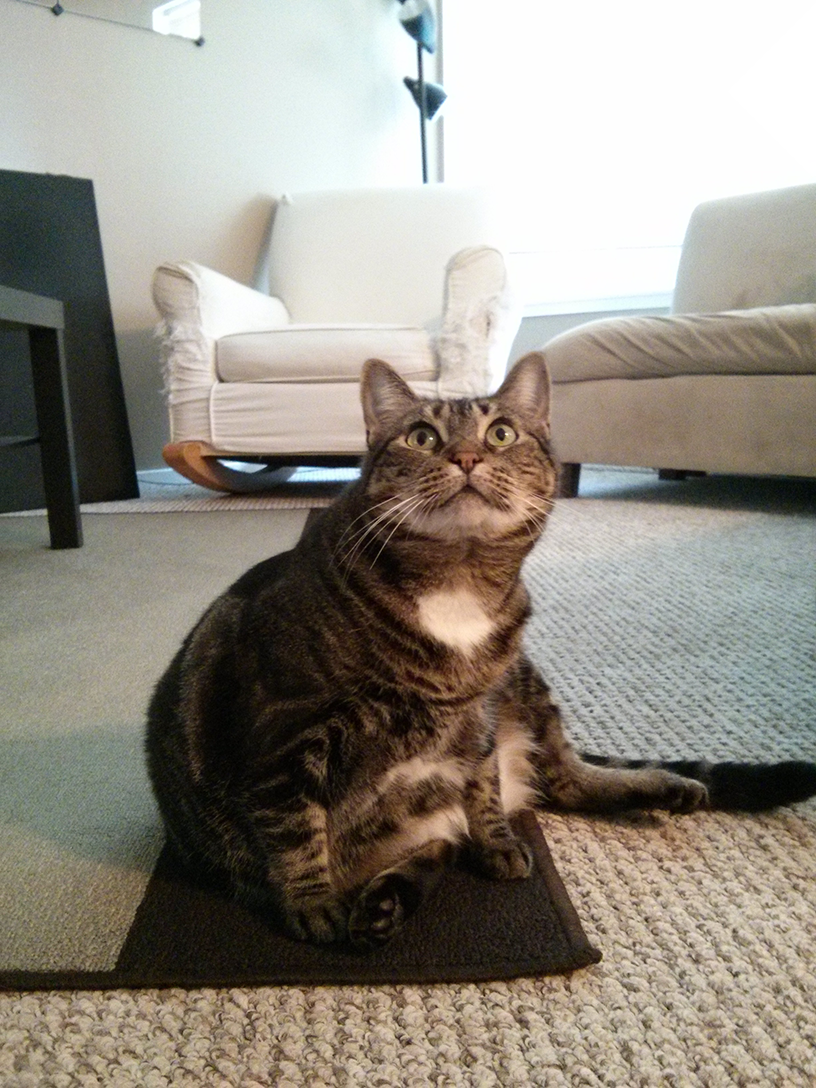
#> input picture Jupyter/pythob自動化的樂趣_練習/sth/zophie.png, 816 x 1088 px
$ jupyter execute --allow-errors ch12_ch18mix.ipynb
#> lines starting #> are read from the running program, lines starting #| are printed output that depends on the picture
[cell 1]
import csv,os
os.chdir('D:/joy.lin/github/practiceFile/jupyterFile/sth')
#> (the rest of this cell did not finish here and is left out)

[cell 2]
import csv,os
os.chdir('D:/joy.lin/github/practiceFile/jupyterFile/sth')
#> (the rest of this cell did not finish here and is left out)

[cell 3]
#Writer物件

import csv,os
os.chdir('D:/joy.lin/github/practiceFile/jupyterFile/sth')
outputFile = open('example.csv','w' ,newline='')
outputWriter = csv.writer(outputFile)
outputWriter.writerow(['spam','eggs','bacon','ham'])
outputWriter.writerow(['Hello, world!','eggs','bacon','ham'])
outputWriter.writerow([1,2,3,3.141592,4])

outputFile.close()

[cell 4]
import time
time.time()

[cell 5]
import datetime
datetime.datetime.now()

[cell 6]
import random

people = ['rick','small','terry','harry','juin','ting','ethan','dicky','nio','wally','joy']
random.shuffle(people)
group1 = people[0:3]
group2 = people[3:6]
group3 = people[6:9]
group4 = people[9:11]

print('8/13(一) : ' + str(group1) )
print('8/14(二) : ' + str(group2) )
print('8/15(三) : ' + str(group3) )
print('8/16(四) : ' + str(group4) )

[cell 7]
#Ch17 處理影像圖片

[cell 8]
from PIL import ImageColor
ImageColor.getcolor('red','RGBA') #色彩名稱不分大小寫

[cell 9]
from PIL import Image
import os
os.chdir('D:/joy.lin/github/practiceFile/jupyterFile/sth')
catIm = Image.open('zophie.png')
#> catIm is the input picture: PIL image 816x1088 RGB; mean R, G, B 147, 141.1, 131.1

# 處理Image資料型別
print(catIm.size)
#| (816, 1088)
width, height = catIm.size
#> width = 816; height = 1088
print('Width : ' + str(width))
#| Width : 816
print('Height : ' + str(height))
#| Height : 1088

print('Filename : ' + catIm.filename)
#| Filename : zophie.png
print('Format : ' + catIm.format)
#| Format : PNG
print('Description : ' + catIm.format_description)
#| Description : Portable network graphics

catIm.save('zophie.jpg')

[cell 10]
from PIL import Image
import os
os.chdir('D:/joy.lin/github/practiceFile/jupyterFile/sth')

im = Image.new('RGBA' , (100,200) , 'purple')  #100寬  ; 200高
im.save('purpleImgage.png')
im2 = Image.new('RGBA' , (20,20))
#> im2: PIL image 20x20 RGBA; every value is 0
im2.save('transparentImage.png')

[cell 11]
# 裁切影像圖片
from PIL import Image
import os
os.chdir('D:/joy.lin/github/practiceFile/jupyterFile/sth')

croppedIm = catIm.crop((335,345,565,560))
croppedIm.save('cropped.png')


# 將影像圖複製和貼上到其他影像圖中
catIm = Image.open('zophie.png')
catCopyIm = catIm.copy()
faceIm = catIm.crop((355,345,565,560))
print('Face Size : ' + str(faceIm.size))
#| Face Size : (210, 215)
catCopyIm.paste(faceIm, (0,0))
catCopyIm.paste(faceIm, (100,200))
catCopyIm.paste(faceIm, (400,500))
catCopyIm.paste(faceIm, (600,700))
catCopyIm.save('pasted.png')


#貓咪臉貼完整張圖
catImWidth, catImHeight = catIm.size
#> catImWidth = 816; catImHeight = 1088
faceImWidth, faceImHeight = faceIm.size
#> faceImWidth = 210; faceImHeight = 215
catCopyTwo = catIm.copy()
for left in range(0, catImWidth, faceImWidth):
    for top in range(0, catImHeight,faceImHeight):
        print(left,top)
        catCopyTwo.paste(faceIm,(left,top))
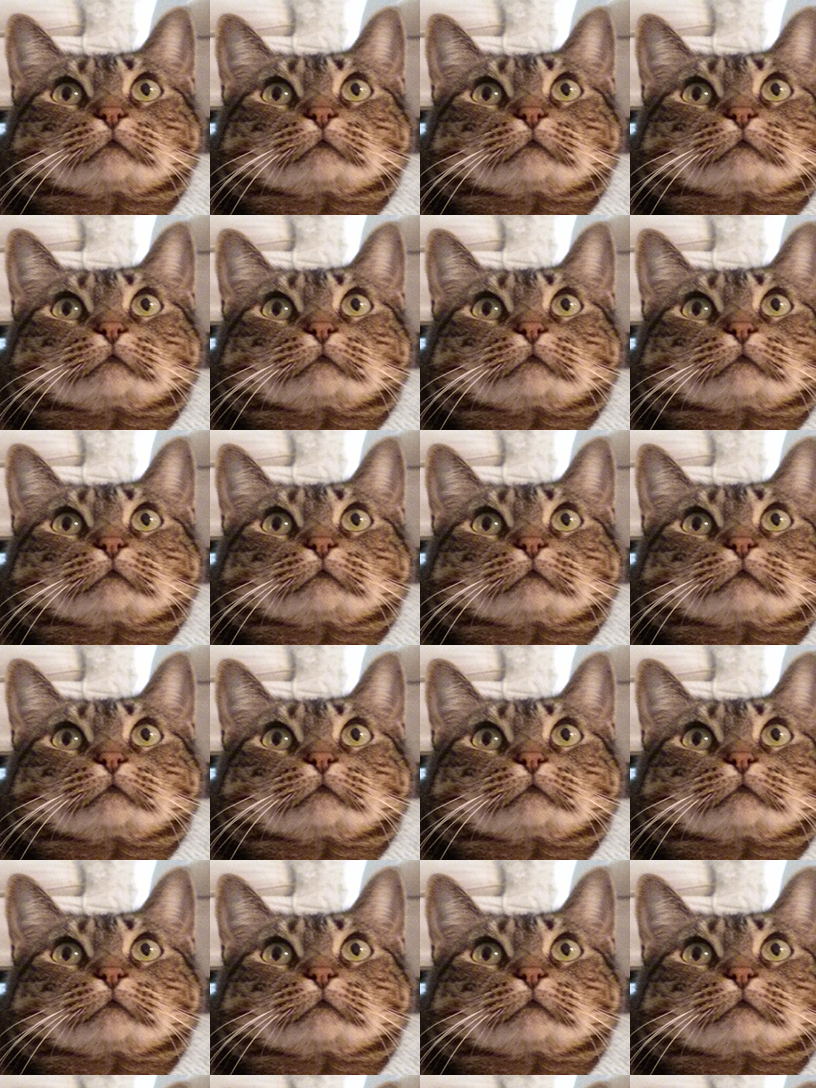
#> catCopyTwo: PIL image 816x1088 RGB; mean R, G, B 139.9, 114.6, 99.6

catCopyTwo.save('tiled.png')

# 調整影像圖片的大小

width, height = catIm.size
quartersizedIm = catIm.resize((int(width/2),int(height/2)))
quartersizedIm.save('quartersized.png')
svelteIm = catIm.resize((width , height+300))
svelteIm.save('svelte.png')

# 影像的旋轉和翻轉

catIm.rotate(90).save('rotated90.png') # rotate 是 逆時針旋轉的度數
catIm.rotate(90*2).save('rotated180.png')
catIm.rotate(270, expand = True).save('rotated270expand.png') #expand會放大整個影像圖的版面尺寸
catIm.rotate(270, expand = False).save('rotated270.png')

#
catIm.transpose(Image.FLIP_LEFT_RIGHT).save('horizontal_flip.png')
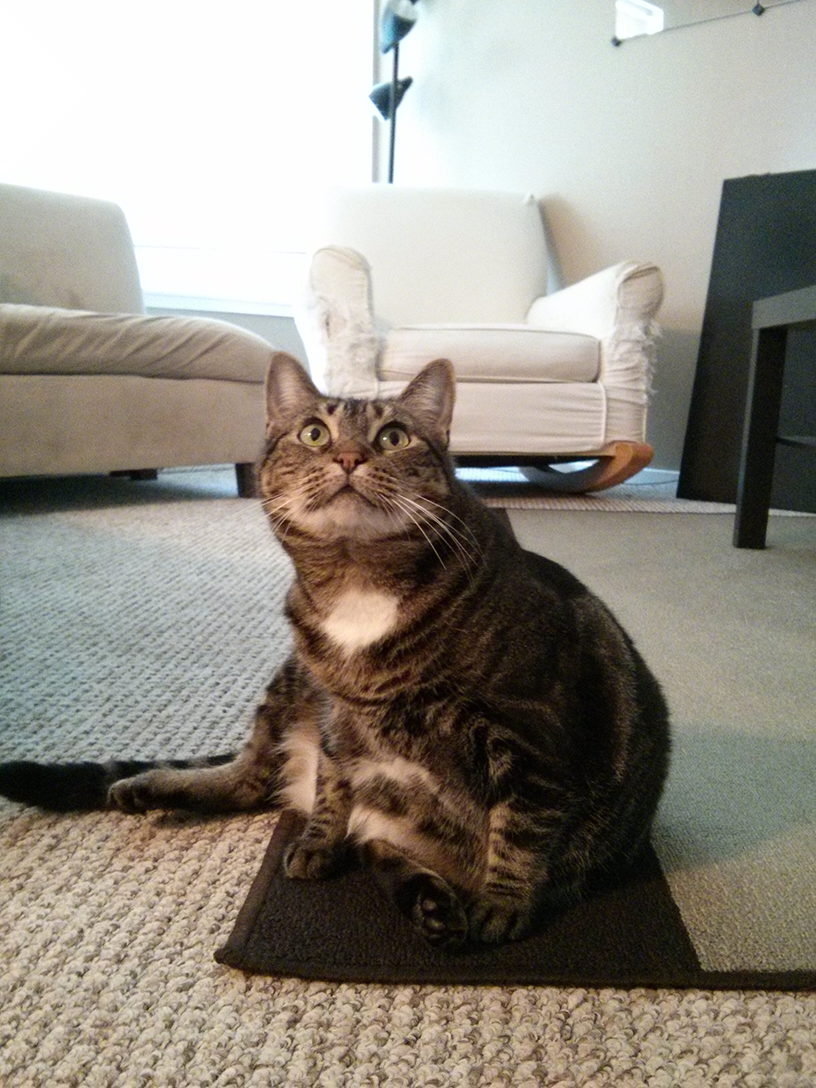
#> saved as horizontal_flip.png: PIL image 816x1088 RGB; mean R, G, B 147, 141.1, 131.1
catIm.transpose(Image.FLIP_TOP_BOTTOM).save('vertical_flip.png')
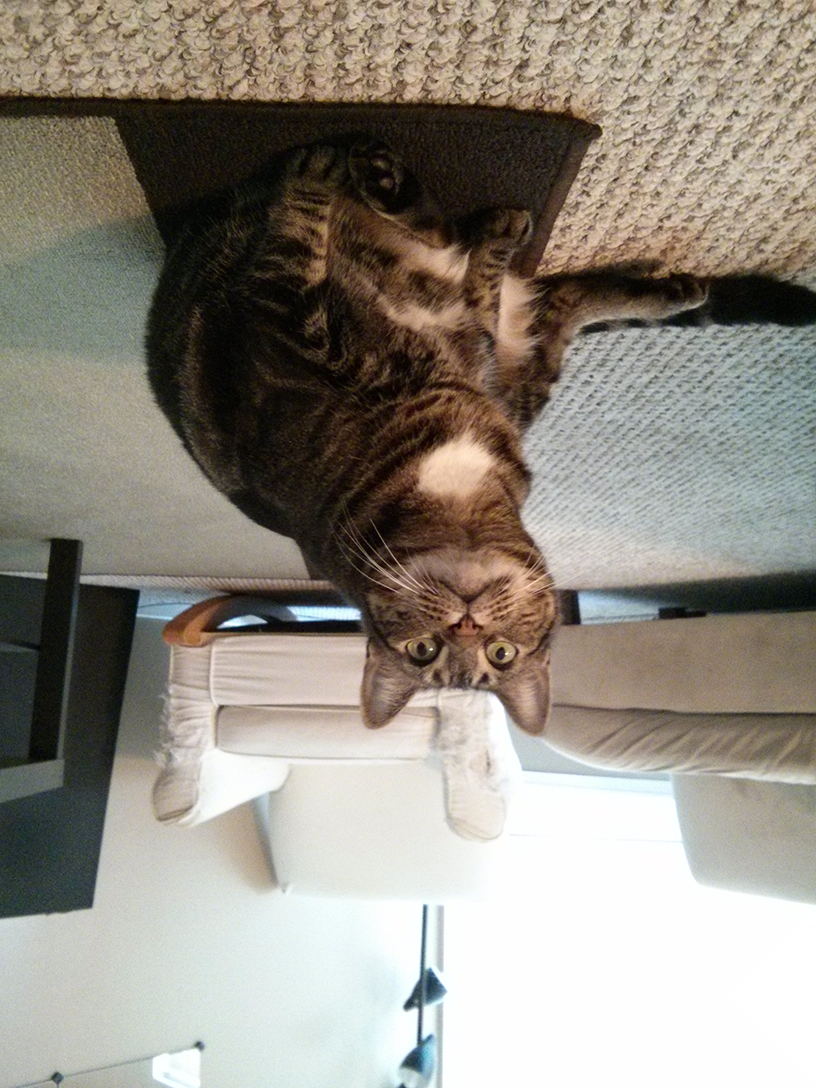
#> saved as vertical_flip.png: PIL image 816x1088 RGB; mean R, G, B 147, 141.1, 131.1

[cell 12]
# 裁切影像圖片
from PIL import Image
import os
os.chdir('D:/joy.lin/github/practiceFile/jupyterFile/sth')
chuckyIm = Image.open('chucky.jpg')
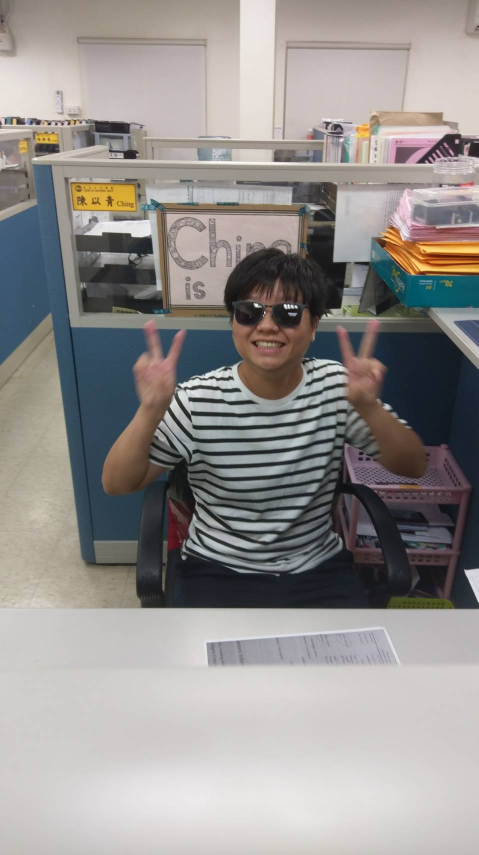
#> input picture Jupyter/pythob自動化的樂趣_練習/sth/chucky.jpg, 957 x 1709 px (shown at 1/2 size)
#> chuckyIm is the input picture: PIL image 957x1709 RGB; mean R, G, B 148.2, 144.7, 142.4


chuckyfaceIm = chuckyIm.crop((455,490,650,750))
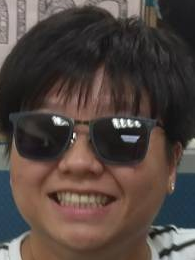
#> chuckyfaceIm: PIL image 195x260 RGB; mean R, G, B 81.5, 69.1, 63.9
chuckyfaceIm.save('chuckycropped.jpg')

chuckyImWidth, chuckyImHeight = chuckyIm.size
#> chuckyImWidth = 957; chuckyImHeight = 1709
chuckyfaceImWidth, chuckyfaceImHeight = chuckyfaceIm.size
#> chuckyfaceImWidth = 195; chuckyfaceImHeight = 260
chuckyCopyTwo = chuckyIm.copy()
for left in range(0, chuckyImWidth, chuckyfaceImWidth):
    for top in range(0, chuckyImHeight,chuckyfaceImHeight):
        print(left,top)
        chuckyCopyTwo.paste(chuckyfaceIm,(left,top))
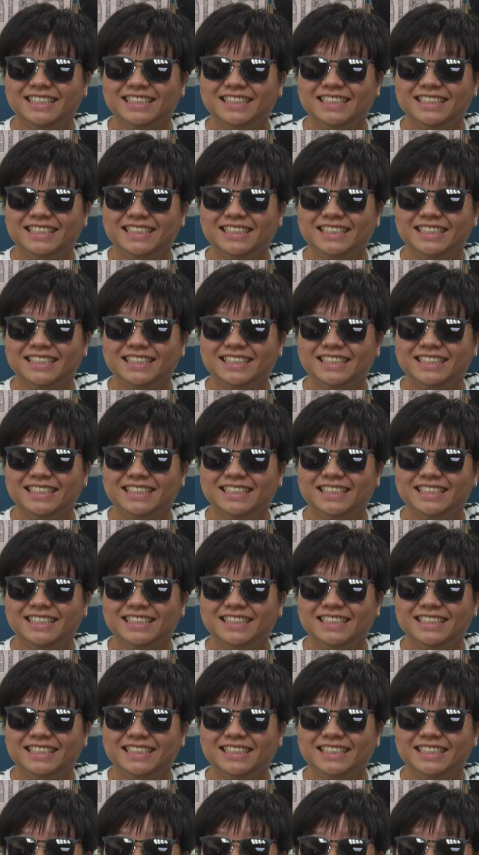
#> chuckyCopyTwo: PIL image 957x1709 RGB (shown at 1/2 size); mean R, G, B 80.3, 68.1, 63.1

chuckyCopyTwo.save('chuckytiled.png')

[cell 13]
#修改單個像素
from PIL import Image
import os
os.chdir('D:/joy.lin/github/practiceFile/jupyterFile/sth')

im = Image.new('RGBA',(100,100))
#> im: PIL image 100x100 RGBA; every value is 0
im.getpixel((0,0))
for x in range(100):
    for y in range(50):
        im.putpixel((x,y),(210,210,230))
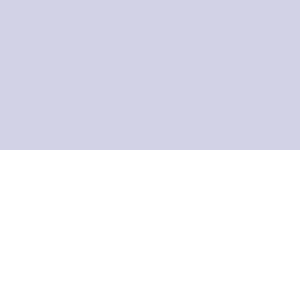
#> im: PIL image 100x100 RGBA (shown 3 times larger); mean R, G, B, A 105, 105, 115, 127.5; transparent parts drawn white

from PIL import ImageColor
for x in range(100):
    for y in range(50,100):
        im.putpixel((x,y),ImageColor.getcolor('pink','RGBA'))
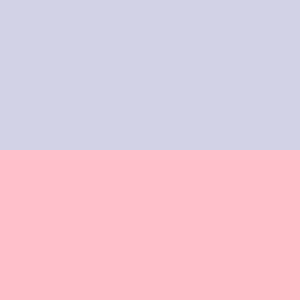
#> im: PIL image 100x100 RGBA (shown 3 times larger); mean R, G, B, A 232.5, 201, 216.5, 255

print(im.getpixel((0,0)))
#| (210, 210, 230, 255)
print(im.getpixel((0,50)))
#| (255, 192, 203, 255)
im.save('putPixel.png')

[cell 14]
from PIL import Image, ImageDraw
im = Image.new('RGBA',(200,200), 'white')
#> im: PIL image 200x200 RGBA; every value is 255
draw = ImageDraw.Draw(im)
draw.line([(0,0),(199,0),(199,199),(0,199),(0,0)], fill= 'black')
draw.rectangle((20,30,60,60), fill = 'blue')
draw.ellipse((120,30,160,60),fill = 'red')
draw.polygon(((57,87),(79,62),(94,85),(120,90),(103,113)),fill= 'darkred')

for i in range(100,200,10):
    draw.line([(i,0),(200, i-100)], fill= 'green')

im.save('drawing.png')
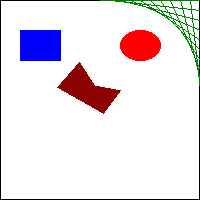
#> saved as drawing.png: PIL image 200x200 RGBA; mean R, G, B, A 234.5, 225.5, 231.5, 255
